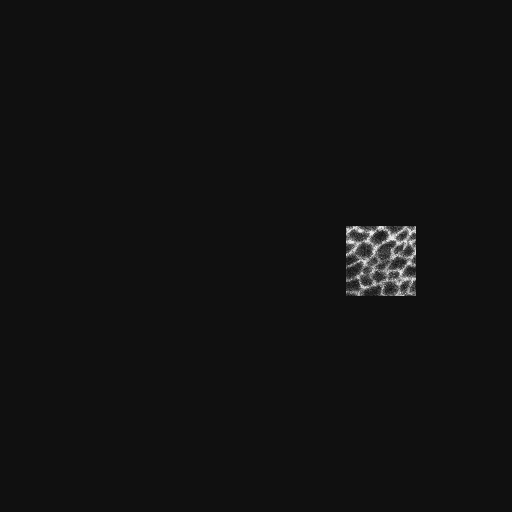
#> input picture frame 9 of SingleCellAblation.mp4, 512 x 512 px, given in place of 'FileName'.mp4, which was not available
$ python DriverCode.py
#> lines starting #> are read from the running program, lines starting #| are printed output that depends on the picture; pictures that were not available may be replaced by others from this repository, and a replacement may not be noted
### ImpModules.py
from matplotlib.image import imread
import matplotlib.pyplot as plt
import scipy.ndimage as scn
import numpy as np
from scipy import ndimage
import scipy
from PIL import Image

# This module has all the modules used in the Driver Code


def non_max_suppression(img, D):
    M, N = img.shape
    Z = np.zeros((M,N), dtype=np.int32)
    angle = D

    for i in range(1,M-1):
        for j in range(1,N-1):
            try:
                q = 70 # The parameters
                r = 70

               #angle 0
                if (0 <= angle[i,j] < 22.5) or (157.5 <= angle[i,j] <= 180):
                    q = img[i, j+1]
                    r = img[i, j-1]
                #angle 45
                elif (22.5 <= angle[i,j] < 67.5):
                    q = img[i+1, j-1]
                    r = img[i-1, j+1]
                #angle 90
                elif (67.5 <= angle[i,j] < 112.5):
                    q = img[i+1, j]
                    r = img[i-1, j]
                #angle 135
                elif (112.5 <= angle[i,j] < 157.5):
                    q = img[i-1, j-1]
                    r = img[i+1, j+1]

                if (img[i,j] <= q) and (img[i,j] <= r):
                    Z[i,j] = img[i,j]
                else:
                    Z[i,j] = 0

            except IndexError as e:
                pass

    return Z

# #---------------------------------------------------------------------------------------------------------------------
# PART I - Transforming an image from color to grayscale
# #---------------------------------------------------------------------------------------------------------------------

def TurnGray(image_file):
    # Here we import the image file as an array of shape (nx, ny, nz)
    input_image = image_file # this is the array representation of the input image
    [nx, ny, nz] = np.shape(input_image)  # nx: height, ny: width, nz: colors (RGB)

    # Extracting each one of the RGB components
    r_img, g_img, b_img = input_image[:, :, 0], input_image[:, :, 1], input_image[:, :, 2]

    # The following operation will take weights and parameters to convert the color image to grayscale
    gamma = 1  # a parameter
    r_const, g_const, b_const = 0.2126, 0.7152, 0.0722  # weights for the RGB components respectively
    grayscale_image = r_const * r_img ** gamma + g_const * g_img ** gamma + b_const * b_img ** gamma


    # This command will display the grayscale image alongside the original image
    return grayscale_image

# #---------------------------------------------------------------------------------------------------------------------
# PART II - Applying the Sobel operator
# #---------------------------------------------------------------------------------------------------------------------

"""
The kernels Gx and Gy can be thought of as a differential operation in the "input_image" array in the directions x and y
respectively. These kernels are represented by the following matrices:
      _               _                   _                _
     |                 |                 |                  |
     | 1.0   0.0  -1.0 |                 |  1.0   2.0   1.0 |
Gx = | 2.0   0.0  -2.0 |    and     Gy = |  0.0   0.0   0.0 |
     | 1.0   0.0  -1.0 |                 | -1.0  -2.0  -1.0 |
     |_               _|                 |_                _|
"""
def ApplySobel(grayscale_image):
    # Here we define the matrices associated with the Sobel filter
    Gx = np.array([[1.0, 0.0, -1.0], [2.0, 0.0, -2.0], [1.0, 0.0, -1.0]])
    Gy = np.array([[1.0, 2.0, 1.0], [0.0, 0.0, 0.0], [-1.0, -2.0, -1.0]])
    [rows, columns] = np.shape(grayscale_image)  # we need to know the shape of the input grayscale image
    sobel_filtered_image = np.zeros(shape=(rows, columns))  # initialization of the output image array (all elements are 0)
    theta = np.zeros(shape=(rows, columns))  # initialization of the output image array (all elements are 0)

    # Now we "sweep" the image in both x and y directions and compute the output
    for i in range(rows - 2):
        for j in range(columns - 2):
            gx = np.sum(np.multiply(Gx, grayscale_image[i:i + 3, j:j + 3]))  # x direction
            gy = np.sum(np.multiply(Gy, grayscale_image[i:i + 3, j:j + 3]))  # y direction
            sobel_filtered_image[i + 1, j + 1] = np.sqrt(gx ** 2 + gy ** 2)  # calculate the "hypotenuse"
            theta[i+1, j+1] = np.arctan2(gy, gx)
    # Display the original image and the Sobel filtered image
    return sobel_filtered_image, theta

    # Show both images
    # plt.show()

    # Save the filtered image in destination path
    # plt.imsave('sobel_filtered_image.png', sobel_filtered_image, cmap=plt.get_cmap('gray'))

def ApplyGaussian(imageArr, sig): # Returns grayscaled and gaussianed image

    box = (340, 220 , 420, 300)
    imgrayarray = TurnGray(imageArr)

    GF = scn.gaussian_filter(imgrayarray, sigma = sig) # apply the filter


    image2 = Image.fromarray(GF)
    box = (340, 220 , 420, 300)
    image2 = image2.crop(box)
    GF = np.asarray(image2)
    return GF

def threshold(img, lowThresholdRatio=0.5, highThresholdRatio=1): # Code for removing unnessacary pixels

    highThreshold = img.max() * highThresholdRatio
    lowThreshold = highThreshold * lowThresholdRatio

    M, N = img.shape
    res = np.zeros((M,N), dtype=np.int32)

    weak = np.int32(25) # pixels between 25 and 255 are kept as weak. Above 255 are strong
    strong = np.int32(255)

    strong_i, strong_j = np.where(img >= highThreshold)
    zeros_i, zeros_j = np.where(img < lowThreshold)

    weak_i, weak_j = np.where((img <= highThreshold) & (img >= lowThreshold))

    res[strong_i, strong_j] = strong
    res[weak_i, weak_j] = weak

    return (res, weak, strong)

def hysteresis(img, weak, strong=255): # checks if neighboring pixels are strong as well. If they are keep them
                                    # If not, we remove them
    M, N = img.shape
    for i in range(1, M-1):
        for j in range(1, N-1):
            if (img[i,j] == weak):
                try:
                    if ((img[i+1, j-1] == strong) or (img[i+1, j] == strong) or (img[i+1, j+1] == strong)
                        or (img[i, j-1] == strong) or (img[i, j+1] == strong)
                        or (img[i-1, j-1] == strong) or (img[i-1, j] == strong) or (img[i-1, j+1] == strong)):
                        img[i, j] = strong
                    else:
                        img[i, j] = 0
                except IndexError as e:
                    pass
    return img

### DriverCode.py
import cv2
from PIL import Image
import ImpModules
import os
import matplotlib.pyplot as plt

# CHANGE TO CORRECT DIRECTORY

dir1 = "C:\\Users\\UserName\\'FileName'.mp4" # Input the directory

from scipy import ndimage

vidcap = cv2. VideoCapture(dir1)
box = (340, 220 , 420, 300) # cropping the image
count = 0
success,image = vidcap.read()
#> image is the input picture: shape (512, 512, 3); min 15, max 236, mean 17.6

while success: # run in a loop through the entire MP4 file
    cv2.imwrite("frame%d.jpg" % count, image)     # save frame as JPEG file
    success,ogArr = vidcap.read()
    print('Read a new frame: ', success)
#| Read a new frame:  True
    count += 1

    ogIm = Image.fromarray(ogArr) # The original Image
    ogcropped = ogIm.crop(box) # Crop the image

    GaussArr = ImpModules.ApplyGaussian(ogArr, 1.5) # Apply a Gaussian to the array of the original Image
#> in ApplyGaussian, `image2 = image2.crop(box)`:
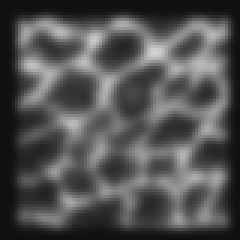
#> image2: PIL image 80x80 F (shown 3 times larger); min 16, max 213.2, mean 81.7
    GaussIm = Image.fromarray(GaussArr) # Turn that into a Gaussian

    sobArr, theta = ImpModules.ApplySobel(GaussArr) # Sobel filters as well as the angles (direction of the edge)
#> after the loop in ApplySobel, `for i in range(rows - 2):`:
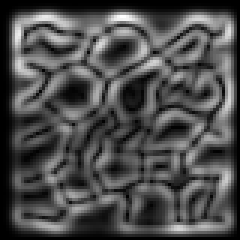
#> sobel_filtered_image: shape (80, 80) float64 (shown 3 times larger); min 0, max 345.9, mean 103.9; drawn with min black and max white
#> after the loop in ApplySobel, `for i in range(rows - 2):`:
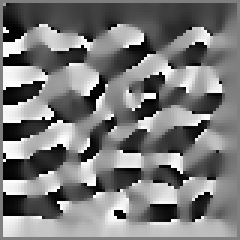
#> theta: shape (80, 80) float64 (shown 3 times larger); min -3.14, max 3.14, mean -0.123; drawn with min black and max white

    nonmax = ImpModules.non_max_suppression(sobArr,theta) # A non max supression algorithm
#> after the loop in non_max_suppression, `for i in range(1,M-1):`:
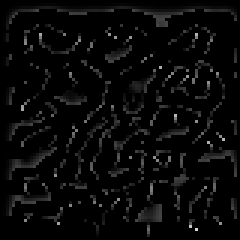
#> Z: shape (80, 80) int32 (shown 3 times larger); min 0, max 214, mean 8.9

    res, weak, strong = ImpModules.threshold(nonmax, 0.01, 0.1) # Apply a threshold to filter out not required pixels
#> in threshold, `highThreshold = img.max() * highThresholdRatio`: highThreshold = 21.4
#> in threshold, `lowThreshold = highThreshold * lowThresholdRatio`: lowThreshold = 0.214
#> in threshold, `strong_i, strong_j = np.where(img >= highThreshold)`: strong_i = 982 values from 2 to 78; strong_j = 982 values, max 78 at index 90, min 2 at index 101, mean 39.97
#> in threshold, `zeros_i, zeros_j = np.where(img < lowThreshold)`: zeros_i = 5057 values from 0 to 79; zeros_j = 5057 values, max 79 at index 79, min 0 at index 0, mean 39.96
#> in threshold, `weak_i, weak_j = np.where((img <= highThreshold) & (img >= lowThreshol..`: weak_i = 361 values from 1 to 78; weak_j = 361 values, max 78 at index 129, min 1 at index 146, mean 31.85
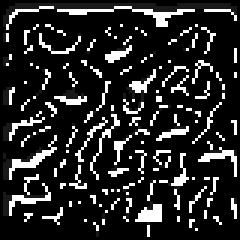
#> res: shape (80, 80) int32 (shown 3 times larger); min 0, max 255, mean 40.5
#> weak = 25; strong = 255

    hy = ImpModules.hysteresis(res, weak) # Apply hysteresis to make the edges smooth and remove unnesseccary pixels
#> after the loop in hysteresis, `for i in range(1, M-1):`:
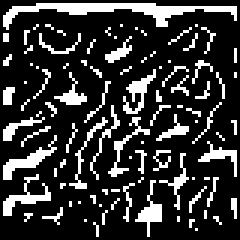
#> img: shape (80, 80) int32 (shown 3 times larger); 20.4% white in thin lines or dots

    resim = Image.fromarray(res)
    hyim = Image.fromarray(hy)

    # Plotting everything

    plt.subplot(3,3,1), plt.imshow(ogIm), plt.title("Original image")
    plt.subplot(3,3,2), plt.imshow(ogcropped), plt.title("Original Cropped")
    plt.subplot(3,3,3),plt.imshow(GaussIm), plt.title("Gaussian")
    plt.subplot(3,3,4),plt.imshow(sobArr), plt.title("Sobel")
    plt.subplot(3,3,5), plt.imshow(nonmax), plt.title("nonmax")
    plt.subplot(3,3,6),plt.imshow(resim), plt.title("Threshold")
    plt.subplot(3,3,7),plt.imshow(hyim), plt.title("hysterisis")

    script_dir = os.path.dirname(__file__)
    results_dir = os.path.join(script_dir, 'Results/') # put results in folder in the directory
    sample_file_name = str(count)

    if not os.path.isdir(results_dir):
        os.makedirs(results_dir)


    success = False
    plt.show()
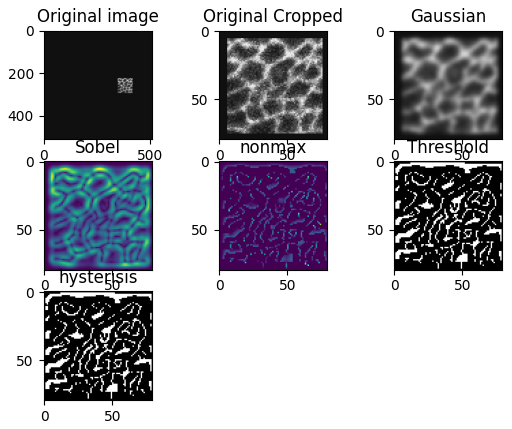
#> figure drawn by matplotlib, 7 panels
    #plt.savefig(results_dir + sample_file_name)

$ run again, starting later in the video
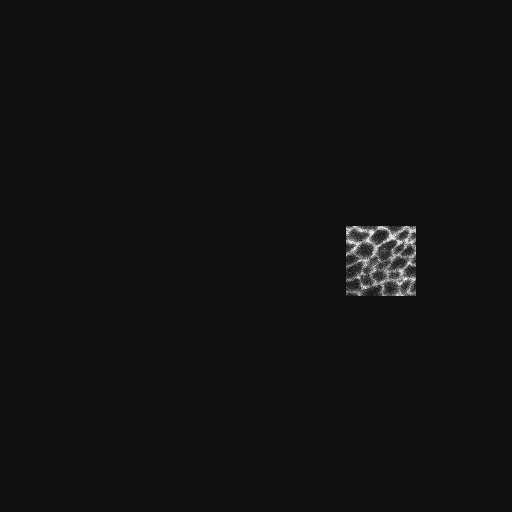
#> input picture frame 44 of SingleCellAblation.mp4, 512 x 512 px, given in place of 'FileName'.mp4, which was not available
#> image is the input picture: shape (512, 512, 3); min 15, max 236, mean 17.6
#| Read a new frame:  True
#> after the loop in non_max_suppression, `for i in range(1,M-1):`:
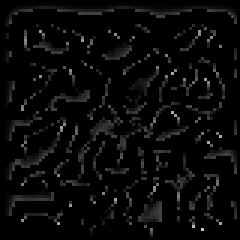
#> Z: shape (80, 80) int32 (shown 3 times larger); min 0, max 197, mean 9.1
#> highThreshold = 19.7
#> lowThreshold = 0.197
#> strong_i = 1056 values from 2 to 78; strong_j = 1056 values, max 78 at index 93, min 2 at index 96, mean 39.4
#> zeros_i = 5021 values from 0 to 79; zeros_j = 5021 values, max 79 at index 79, min 0 at index 0, mean 40.08
#> weak_i = 323 values from 1 to 78; weak_j = 323 values, max 78 at index 120, min 1 at index 136, mean 30.87
#> weak = 25; strong = 255
#> after the loop in hysteresis, `for i in range(1, M-1):`:
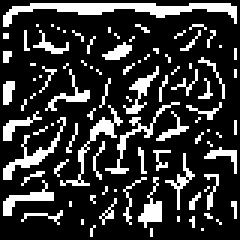
#> img: shape (80, 80) int32 (shown 3 times larger); 21.2% white in thin lines or dots

$ run again, starting later in the video
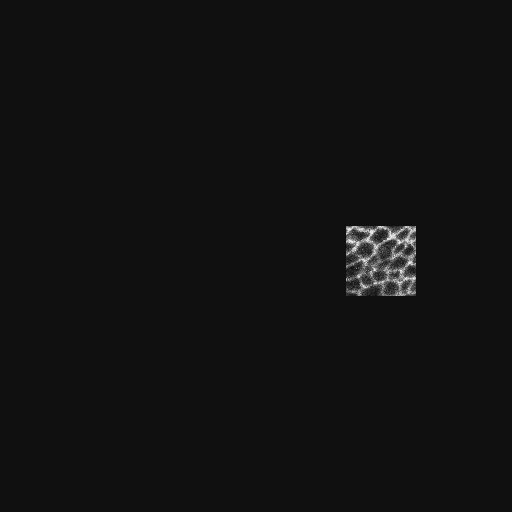
#> input picture frame 78 of SingleCellAblation.mp4, 512 x 512 px, given in place of 'FileName'.mp4, which was not available
#> image is the input picture: shape (512, 512, 3); min 14, max 236, mean 17.5
#| Read a new frame:  True
#> after the loop in non_max_suppression, `for i in range(1,M-1):`:
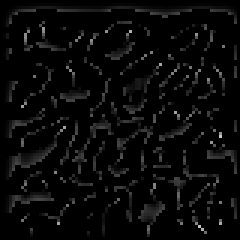
#> Z: shape (80, 80) int32 (shown 3 times larger); min 0, max 198, mean 8.9
#> highThreshold = 19.8
#> lowThreshold = 0.198
#> strong_i = 1022 values from 2 to 78; strong_j = 1022 values, max 78 at index 87, min 2 at index 98, mean 39.32
#> zeros_i = 5035 values from 0 to 79; zeros_j = 5035 values, max 79 at index 79, min 0 at index 0, mean 40.05
#> weak_i = 343 values from 1 to 78; weak_j = 343 values, max 78 at index 123, min 1 at index 135, mean 32.03
#> weak = 25; strong = 255
#> after the loop in hysteresis, `for i in range(1, M-1):`:
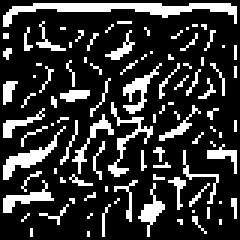
#> img: shape (80, 80) int32 (shown 3 times larger); 21% white in thin lines or dots
